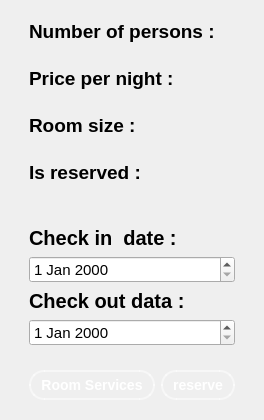
                            <widget class="QWidget" name="widget_26" native="true">
                             <layout class="QVBoxLayout" name="verticalLayout_44">
                              <item>
                               <widget class="QWidget" name="widget_66" native="true">
                                <layout class="QVBoxLayout" name="verticalLayout_45">
                                 <property name="topMargin">
                                  <number>0</number>
                                 </property>
                                 <item>
                                  <widget class="QWidget" name="widget_68" native="true">
                                   <layout class="QHBoxLayout" name="horizontalLayout_48">
                                    <item>
                                     <widget class="QLabel" name="label_34">
                                      <property name="font">
                                       <font>
                                        <pointsize>14</pointsize>
                                        <bold>true</bold>
                                       </font>
                                      </property>
                                      <property name="text">
                                       <string>Number of persons :</string>
                                      </property>
                                     </widget>
                                    </item>
                                    <item alignment="Qt::AlignmentFlag::AlignRight">
                                     <widget class="QLabel" name="numberOfPersons">
                                      <property name="font">
                                       <font>
                                        <pointsize>15</pointsize>
                                       </font>
                                      </property>
                                      <property name="text">
                                       <string/>
                                      </property>
                                     </widget>
                                    </item>
                                   </layout>
                                  </widget>
                                 </item>
                                 <item>
                                  <widget class="QWidget" name="widget_69" native="true">
                                   <layout class="QHBoxLayout" name="horizontalLayout_49">
                                    <item>
                                     <widget class="QLabel" name="label_37">
                                      <property name="font">
                                       <font>
                                        <pointsize>14</pointsize>
                                        <bold>true</bold>
                                       </font>
                                      </property>
                                      <property name="text">
                                       <string>Price per night :</string>
                                      </property>
                                     </widget>
                                    </item>
                                    <item alignment="Qt::AlignmentFlag::AlignRight">
                                     <widget class="QLabel" name="pricePerNight">
                                      <property name="font">
                                       <font>
                                        <pointsize>15</pointsize>
                                       </font>
                                      </property>
                                      <property name="text">
                                       <string/>
                                      </property>
                                     </widget>
                                    </item>
                                   </layout>
                                  </widget>
                                 </item>
                                 <item>
                                  <widget class="QWidget" name="widget_70" native="true">
                                   <layout class="QHBoxLayout" name="horizontalLayout_50">
                                    <item>
                                     <widget class="QLabel" name="label_38">
                                      <property name="font">
                                       <font>
                                        <pointsize>14</pointsize>
                                        <bold>true</bold>
                                       </font>
                                      </property>
                                      <property name="text">
                                       <string>Room size :</string>
                                      </property>
                                     </widget>
                                    </item>
                                    <item alignment="Qt::AlignmentFlag::AlignRight">
                                     <widget class="QLabel" name="RoomSize">
                                      <property name="font">
                                       <font>
                                        <pointsize>15</pointsize>
                                       </font>
                                      </property>
                                      <property name="text">
                                       <string/>
                                      </property>
                                     </widget>
                                    </item>
                                   </layout>
                                  </widget>
                                 </item>
                                 <item>
                                  <widget class="QWidget" name="widget_71" native="true">
                                   <layout class="QHBoxLayout" name="horizontalLayout_51">
                                    <item>
                                     <widget class="QLabel" name="label_39">
                                      <property name="font">
                                       <font>
                                        <pointsize>14</pointsize>
                                        <bold>true</bold>
                                       </font>
                                      </property>
                                      <property name="text">
                                       <string>Is reserved :</string>
                                      </property>
                                     </widget>
                                    </item>
                                    <item alignment="Qt::AlignmentFlag::AlignRight">
                                     <widget class="QLabel" name="isReserved">
                                      <property name="font">
                                       <font>
                                        <pointsize>15</pointsize>
                                       </font>
                                      </property>
                                      <property name="text">
                                       <string/>
                                      </property>
                                     </widget>
                                    </item>
                                   </layout>
                                  </widget>
                                 </item>
                                </layout>
                               </widget>
                              </item>
                              <item>
                               <widget class="QWidget" name="widget_72" native="true">
                                <layout class="QVBoxLayout" name="verticalLayout_46">
                                 <property name="bottomMargin">
                                  <number>0</number>
                                 </property>
                                 <item alignment="Qt::AlignmentFlag::AlignTop">
                                  <widget class="QWidget" name="widget_73" native="true">
                                   <layout class="QVBoxLayout" name="verticalLayout_47">
                                    <item>
                                     <widget class="QLabel" name="label_40">
                                      <property name="font">
                                       <font>
                                        <pointsize>15</pointsize>
                                        <bold>true</bold>
                                       </font>
                                      </property>
                                      <property name="text">
                                       <string>Check in  date :</string>
                                      </property>
                                     </widget>
                                    </item>
                                    <item>
                                     <widget class="QDateEdit" name="checkin">
                                      <property name="font">
                                       <font>
                                        <pointsize>11</pointsize>
                                       </font>
                                      </property>
                                     </widget>
                                    </item>
                                    <item>
                                     <widget class="QLabel" name="label_41">
                                      <property name="font">
                                       <font>
                                        <pointsize>15</pointsize>
                                        <bold>true</bold>
                                       </font>
                                      </property>
                                      <property name="text">
                                       <string>Check out data :</string>
                                      </property>
                                     </widget>
                                    </item>
                                    <item>
                                     <widget class="QDateEdit" name="checkout">
                                      <property name="font">
                                       <font>
                                        <pointsize>11</pointsize>
                                       </font>
                                      </property>
                                     </widget>
                                    </item>
                                   </layout>
                                  </widget>
                                 </item>
                                 <item>
                                  <widget class="QWidget" name="widget_74" native="true">
                                   <layout class="QGridLayout" name="gridLayout_3">
                                    <item row="2" column="0" alignment="Qt::AlignmentFlag::AlignLeft">
                                     <widget class="QPushButton" name="rsBtn">
                                      <property name="font">
                                       <font>
                                        <family>Arial</family>
                                        <pointsize>-1</pointsize>
                                        <bold>true</bold>
                                       </font>
                                      </property>
                                      <property name="styleSheet">
                                       <string notr="true">QPushButton {
        background-color: qlineargradient(spread:pad, x1:0, y1:0, x2:1, y2:1, 
                                          stop:0 rgba(50, 150, 250, 255), 
                                          stop:1 rgba(0, 100, 200, 255));
        color: white;
        border: 2px solid rgba(255, 255, 255, 0.5);
        border-radius: 15px; /* Rounded corners */
        padding: 5px 10px;
        font-size: 14px;
        font-weight: bold;
        font-family: &quot;Arial&quot;;
    }
    QPushButton:hover {
        background-color: qlineargradient(spread:pad, x1:0, y1:0, x2:1, y2:1, 
                                          stop:0 rgba(70, 170, 255, 255), 
                                          stop:1 rgba(10, 120, 220, 255));
        border: 2px solid rgba(255, 255, 255, 0.8);
        box-shadow: 0px 0px 10px rgba(0, 150, 255, 0.6); /* Glow effect */
    }
    QPushButton:pressed {
        background-color: rgba(0, 90, 180, 255);
        border: 2px solid rgba(255, 255, 255, 0.8);
    }</string>
                                      </property>
                                      <property name="text">
                                       <string>Room Services</string>
                                      </property>
                                     </widget>
                                    </item>
                                    <item row="2" column="1" alignment="Qt::AlignmentFlag::AlignRight">
                                     <widget class="QPushButton" name="reserve">
                                      <property name="font">
                                       <font>
                                        <family>Arial</family>
                                        <pointsize>-1</pointsize>
                                        <bold>true</bold>
                                       </font>
                                      </property>
                                      <property name="styleSheet">
                                       <string notr="true">QPushButton {
        background-color: qlineargradient(spread:pad, x1:0, y1:0, x2:1, y2:1, 
                                          stop:0 rgba(50, 150, 250, 255), 
                                          stop:1 rgba(0, 100, 200, 255));
        color: white;
        border: 2px solid rgba(255, 255, 255, 0.5);
        border-radius: 15px; /* Rounded corners */
        padding: 5px 10px;
        font-size: 14px;
        font-weight: bold;
        font-family: &quot;Arial&quot;;
    }
    QPushButton:hover {
        background-color: qlineargradient(spread:pad, x1:0, y1:0, x2:1, y2:1, 
                                          stop:0 rgba(70, 170, 255, 255), 
                                          stop:1 rgba(10, 120, 220, 255));
        border: 2px solid rgba(255, 255, 255, 0.8);
        box-shadow: 0px 0px 10px rgba(0, 150, 255, 0.6); /* Glow effect */
    }
    QPushButton:pressed {
        background-color: rgba(0, 90, 180, 255);
        border: 2px solid rgba(255, 255, 255, 0.8);
    }</string>
                                      </property>
                                      <property name="text">
                                       <string>reserve</string>
                                      </property>
                                     </widget>
                                    </item>
                                   </layout>
                                  </widget>
                                 </item>
                                </layout>
                               </widget>
                              </item>
                             </layout>
                            </widget>
